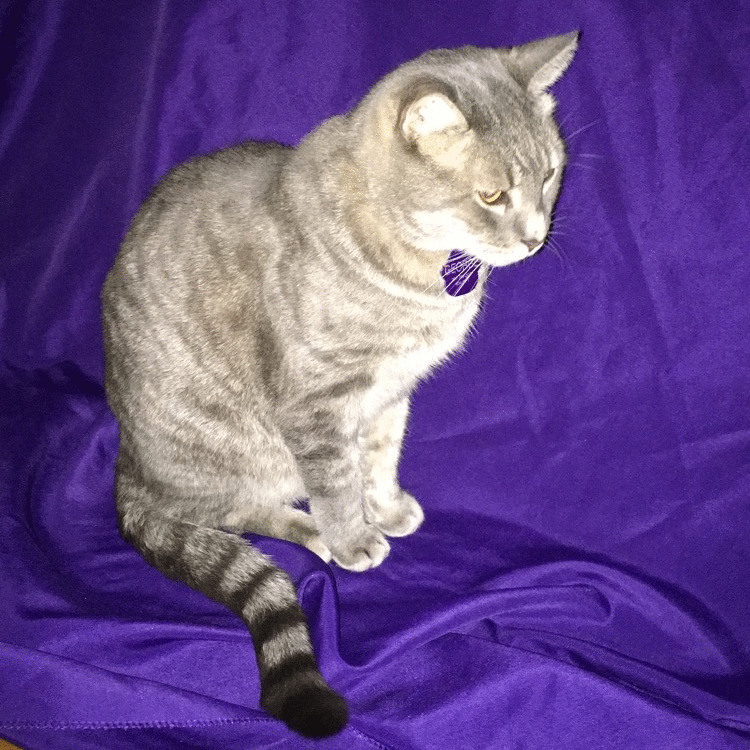
%> input picture Enhancement-Tool/Images/George.gif, 750 x 750 px
$ octave ContrastEnhancement.m   (GNU Octave 9; MATLAB toolbox functions it lacks are replaced by stand-ins)
%> lines starting %> are read from the running program, lines starting %| are printed output that depends on the picture; in (x1, y1, x2, y2) boxes, pixels count from 0 and x2, y2 are one past the last pixel; in counts of white or black regions, pixels touching at a corner belong together; the program's own positions count from 1
% Contrast Enhancement Tool
% Demonstrates several different contrast techniques

% Original Image
[xi,ind] = imread('../Images/George.gif');
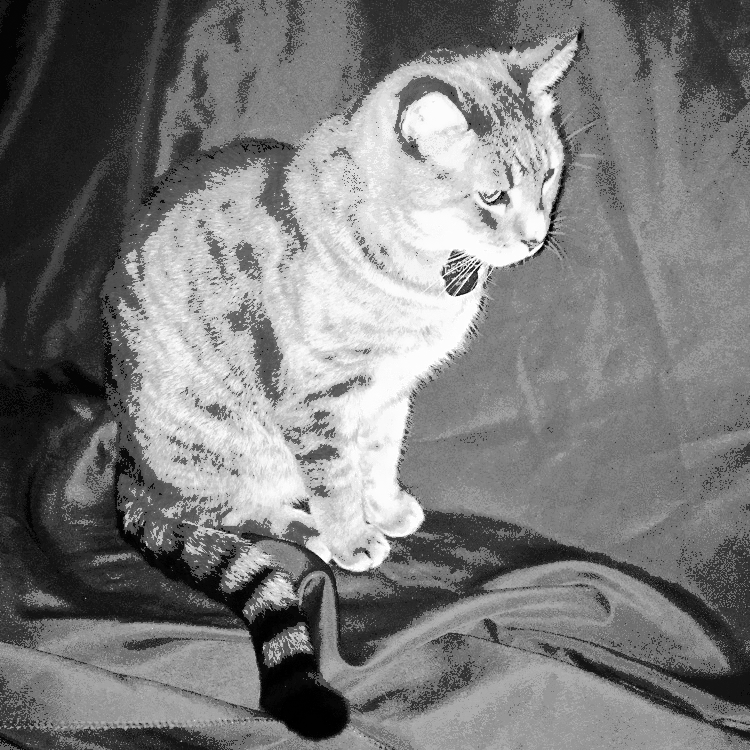
%> xi: size 750x750 uint8; min 0, max 255, mean 123
%> ind = 256 rows, first 12: [0.102 0.0824 0.0824; 0.0745 0.0549 0.0588; 0.133 0.11 0.106; 0.157 0.133 0.118; 0.0863 0.0235 0.227; 0.0863 0.0353 0.173; 0.153 0.098 0.188; 0.169 0.145 0.141; 0.2 0.173 0.161; 0.224 0.196 0.176; 0.22 0.184 0.208; 0.267 0.235 0.216]
[nh,nv] = size(xi);
%> nh = 750; nv = 750
x = ind2gray(xi,ind);
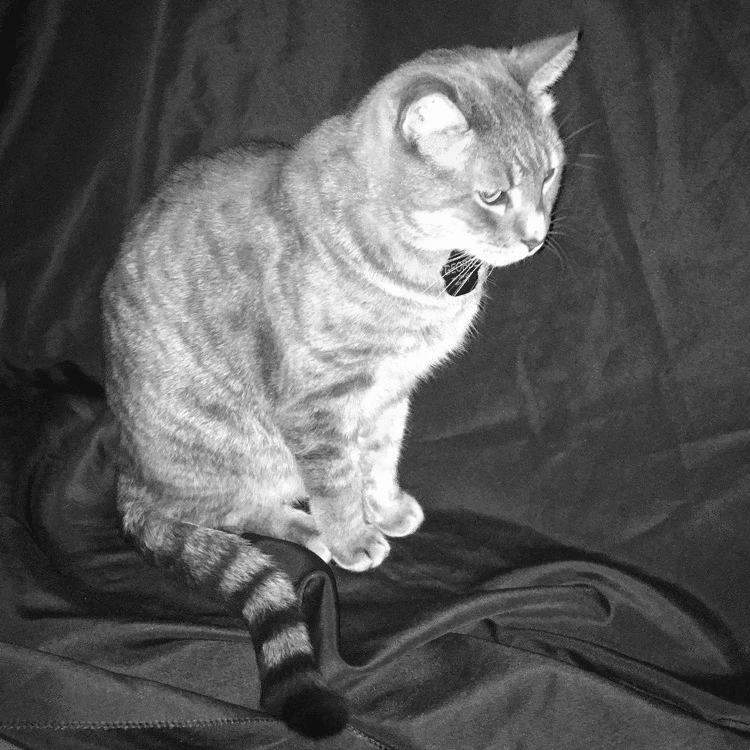
%> x: size 750x750 single; min 0.0612, max 0.995, mean 0.363
figure('Renderer', 'painters', 'Position', [5 5 900 600])
subplot(2,3,1);imshow(x);title('Original');

% Negative Image
xneg = 255 - x;
subplot(2,3,2);imshow(xneg);title('Negative');

% Stretched Mid-Range
x1 = double(x)/255;
y = (0.5*x1).*[x1<0.2]+(0.1+1.5*(x1-0.2)).*[0.2 <= x1 & x1 <= 0.7] +(1+0.5*(x1-1)).*[x1 > 0.7];
[xmid,indy] = cmunique(y);
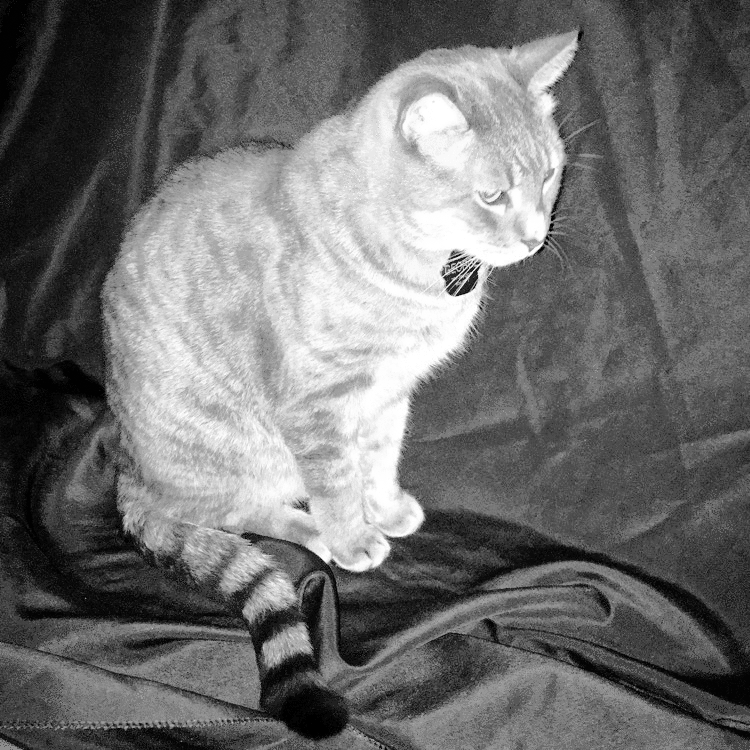
%> xmid: size 750x750 uint8; min 0, max 255, mean 110.3
%> indy = 256 rows, first 12: [0.00012 0.00012 0.00012; 0.000129 0.000129 0.000129; 0.00013 0.00013 0.00013; 0.000143 0.000143 0.000143; 0.000159 0.000159 0.000159; 0.000163 0.000163 0.000163; 0.000173 0.000173 0.000173; 0.000176 0.000176 0.000176; 0.000183 0.000183 0.000183; 0.0002 0.0002 0.0002; 0.000203 0.000203 0.000203; 0.000205 0.000205 0.000205]
subplot(2,3,3);imshow(xmid,indy);title('Mid-Range Stretched');

% Log Transform
c = 255/log10(1+255);
xlog = uint8(round(c*log10(1+double(x))));
subplot(2,3,4);imshow(xlog);title('Log Transform');

% Intensity Slice
y = x1.*[x1 < 0.2 | x1 > 0.4] + 0.6*[0.2 <= x1 & x1 <=0.4];
[xints,indy] = cmunique(y);
%> indy = 256 rows, first 12: [0.00024 0.00024 0.00024; 0.000257 0.000257 0.000257; 0.00026 0.00026 0.00026; 0.000286 0.000286 0.000286; 0.000319 0.000319 0.000319; 0.000326 0.000326 0.000326; 0.000346 0.000346 0.000346; 0.000352 0.000352 0.000352; 0.000367 0.000367 0.000367; 0.000401 0.000401 0.000401; 0.000406 0.000406 0.000406; 0.00041 0.00041 0.00041]
subplot(2,3,5);imshow(xints,indy);title('Intensity Sliced');
%> after `imshow(xints,indy)`:
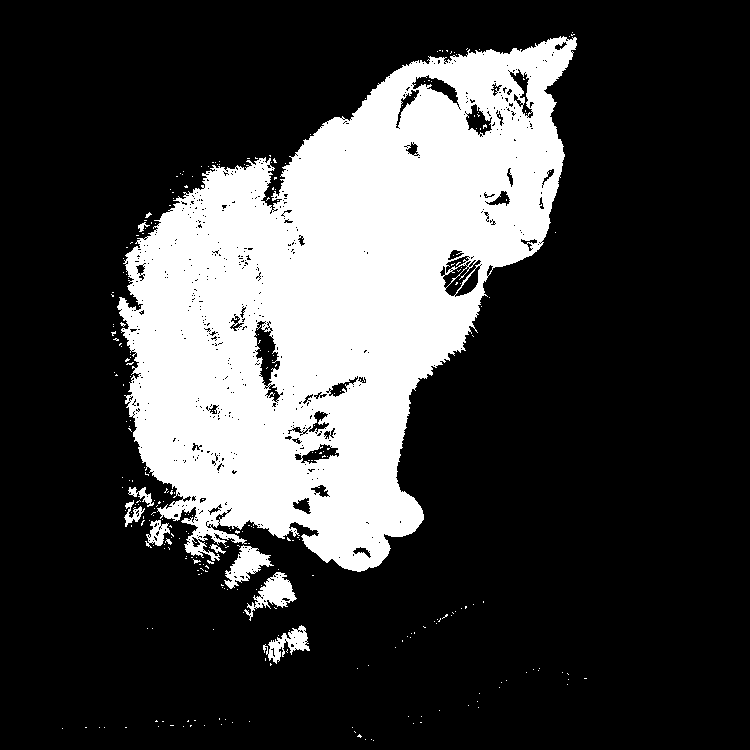
%> displayed picture: size 750x750x3, on the screen's scale of 0 to 255; values 0 (black) and 1 (white), 24.8% white; 294 white regions (283 under 20 px), largest, box (x1, y1, x2, y2) and area: (117, 36, 577, 572) 135360, (244, 572, 297, 621) 965, (224, 545, 274, 589) 955

% Histogram Equalization
xeq = histeq(x);
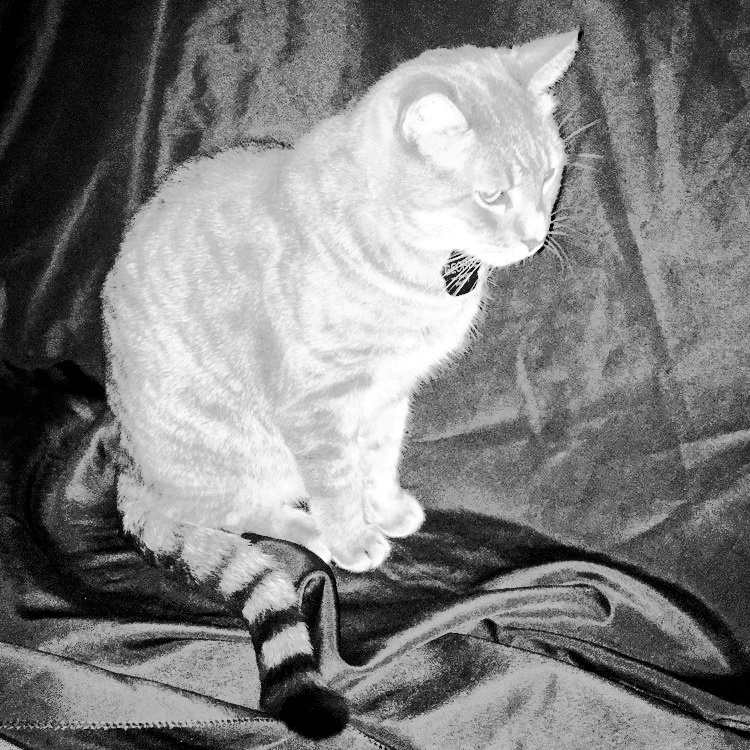
%> xeq: size 750x750 single; min 0, max 1, mean 0.499
subplot(2,3,6);imshow(xeq);title('Histogram Equalized');

% Histogram Plot
[N,grayscale] = imhist(x);
%> N = 256 values, max 19704 at index 65, min 0 at index 1, mean 2197.3; grayscale = 256 values from 0 to 1
figure(2),set(2,'position',[5 40 600 500])
subplot(211), stem(grayscale,N),title('Histogram: Original Image')
axis([0 256 0 max(N)])
[N,grayscale] = imhist(xeq);
%> N = 256 values, max 19704 at index 114, min 0 at index 2, mean 2197.3
figure(2),
subplot(212),stem(grayscale,N),title('Histogram: Equalized')
axis([0 256 0 max(N)])
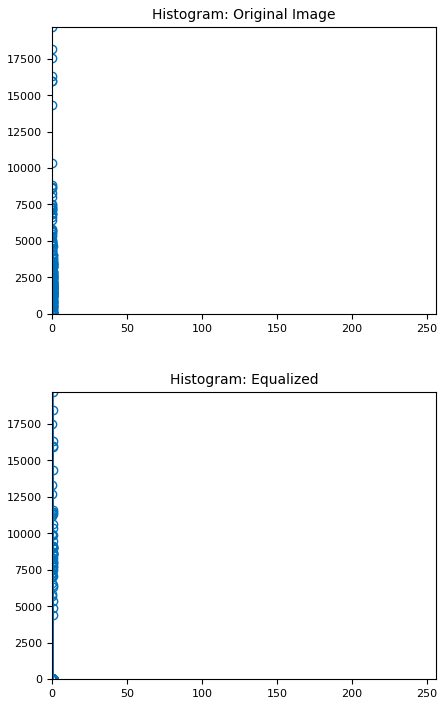
%> figure redrawn from the program's plot data, 2 panels; panel 1: highest point at x = 0.251, y = 19704; panel 2: highest point at x = 0.443, y = 19704
